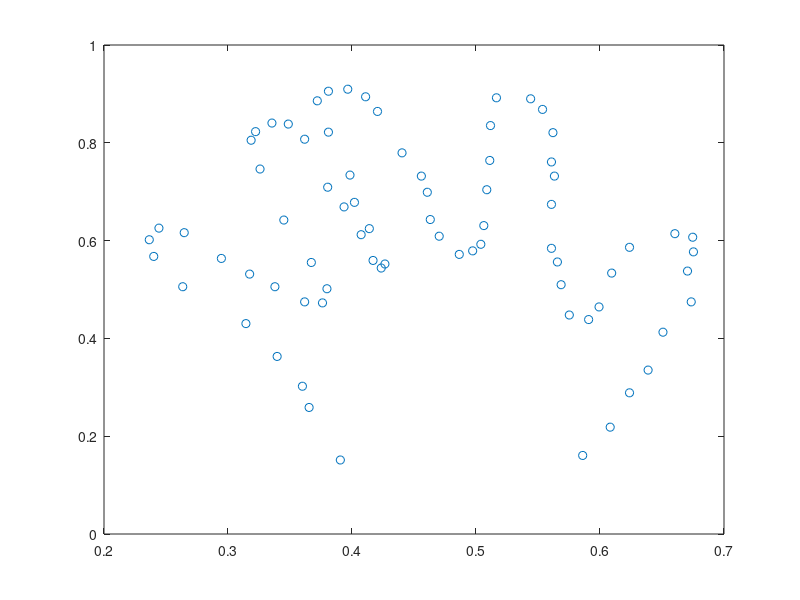

The MATLAB script that drew this image:
close all
clear; clc
x=[0.586031175059952;0.608213429256595;0.623800959232614;0.638788968824940;0.650779376498801;0.673561151079137;0.670563549160672;0.675359712230216;0.674760191846523;0.660371702637890;0.623800959232614;0.609412470023981;0.599220623501199;0.590827338129497;0.575239808153477;0.568645083932854;0.565647482014389;0.560851318944844;0.560851318944844;0.563249400479616;0.560851318944844;0.562050359712230;0.553657074340528;0.544064748201439;0.516486810551559;0.511690647482014;0.511091127098321;0.508693045563549;0.506294964028777;0.503896882494005;0.497302158273381;0.486510791366907;0.470323741007194;0.463129496402878;0.460731414868106;0.455935251798561;0.440347721822542;0.420563549160672;0.410971223021583;0.396582733812950;0.380995203836931;0.372002398081535;0.380995203836931;0.398381294964029;0.401978417266187;0.413968824940048;0.426558752997602;0.423561151079137;0.416966426858513;0.407374100719425;0.393585131894484;0.380395683453237;0.361810551558753;0.348621103117506;0.335431654676259;0.322242206235012;0.318645083932854;0.325839328537170;0.345023980815348;0.367206235011990;0.379796163069544;0.376199040767386;0.361810551558753;0.337829736211031;0.317446043165468;0.294664268585132;0.264688249400480;0.244304556354916;0.236510791366907;0.240107913669065;0.263489208633094;0.314448441247002;0.339628297362110;0.360011990407674;0.365407673860911;0.390587529976019;]
y=[0.160640495867769;0.218491735537190;0.288739669421488;0.335227272727273;0.412706611570248;0.474690082644628;0.537706611570248;0.576962809917355;0.606921487603306;0.614152892561984;0.586260330578512;0.533574380165289;0.464359504132231;0.438533057851240;0.447830578512397;0.509814049586777;0.556301652892562;0.584194214876033;0.674070247933884;0.731921487603306;0.760847107438017;0.820764462809917;0.868285123966942;0.889979338842975;0.892045454545455;0.835227272727273;0.763946280991736;0.704028925619835;0.630681818181818;0.592458677685950;0.579028925619835;0.571797520661157;0.608987603305785;0.643078512396694;0.698863636363636;0.731921487603306;0.779442148760331;0.864152892561984;0.894111570247934;0.909607438016529;0.905475206611570;0.885847107438017;0.821797520661157;0.733987603305785;0.678202479338843;0.624483471074380;0.552169421487603;0.543904958677686;0.559400826446281;0.612086776859504;0.668904958677686;0.709194214876033;0.807334710743802;0.838326446280992;0.840392561983471;0.822830578512397;0.805268595041322;0.746384297520661;0.642045454545455;0.555268595041322;0.501549586776860;0.472623966942149;0.474690082644628;0.505681818181818;0.531508264462810;0.563533057851240;0.616219008264463;0.625516528925620;0.601756198347107;0.567665289256198;0.505681818181818;0.430268595041322;0.363119834710744;0.302169421487603;0.258780991735537;0.151342975206612;]
plot(x,y,'o')